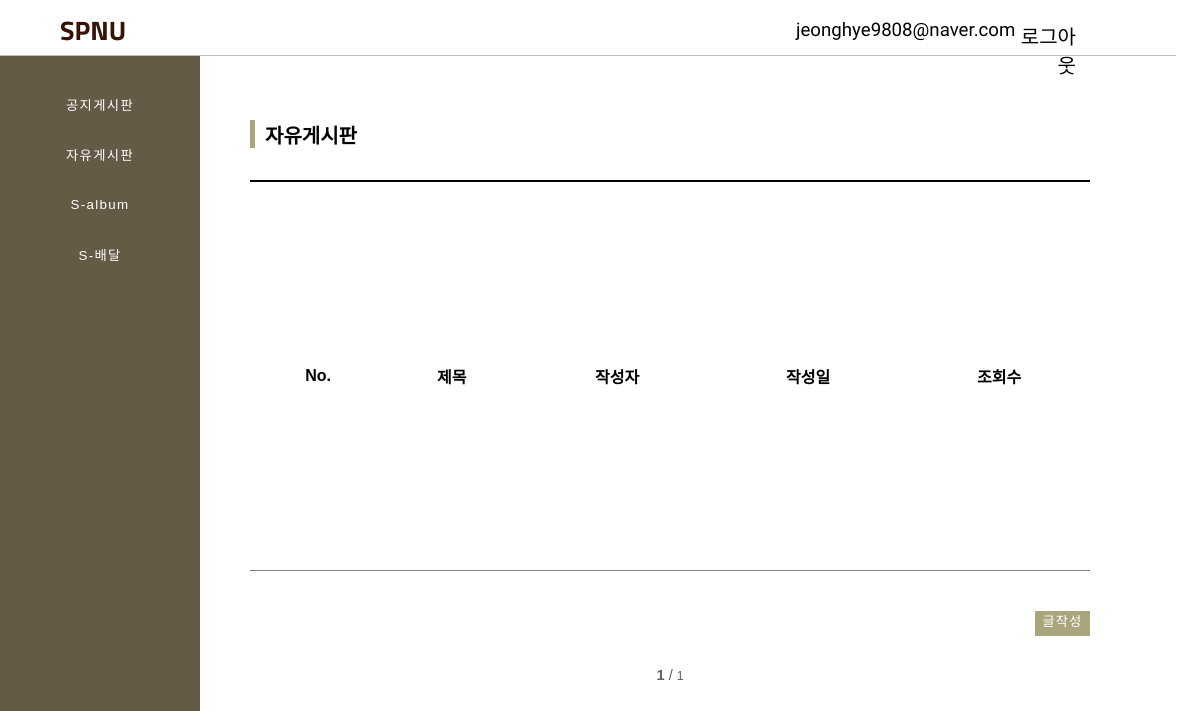
/free/ (signed in), run on an earlier commit of the app's database.
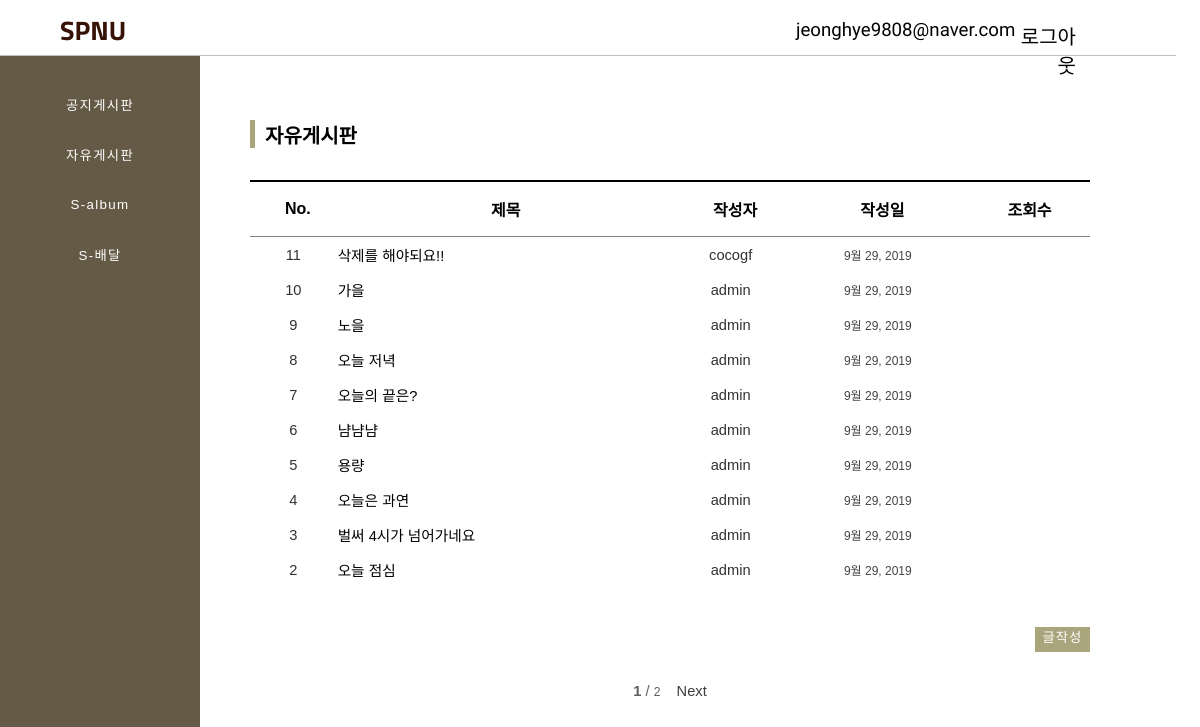
And on a later commit of the database.
### board/models.py (models this page shows, shortened)
class FreeBoard(models.Model, HitCountMixin):
    title = models.CharField(max_length=100)
    author = models.ForeignKey(settings.AUTH_USER_MODEL, default=1,on_delete=models.CASCADE) # 유저 지워지면 다 지워지게
    text = RichTextUploadingField()
    created_date = models.DateField(auto_now_add=True)
    hits =  models.PositiveIntegerField(default = 0) #조회수
    hitcount = GenericRelation(HitCount, object_id_field='object_pk',related_query_name='hit_count_generic_relation')

### board/views.py (the view)
# urls.py: path('free/', free , name='free'),
def free(request):
    free = FreeBoard.objects.all().order_by('-id')
    paginator = Paginator(free , 10) #10페이지씩 자르기
    page = request.GET.get('page')
    posts = paginator.get_page(page) #request된 페이지를 담는다
    return render(request, 'free.html' , {'frees' : free , 'free_posts' : posts})

### board/templates/free.html (shortened to what this page needs)
{% extends 'base.html' %}
{% block contents %}
{% load staticfiles %}
{% load hitcount_tags %}
<div class="board-Top">
    <div class="PageName">자유게시판</div>
</div>
<div class="board-content">
    <table>
        <thead>
        <tr>
            <th>No.</th>
            <th>제목</th>
            <th>작성자</th>
            <th>작성일</th>
            <th>조회수</th>
        </tr>
        </thead>
        {% for free in free_posts %}
        <tbody>
        <tr>
            <td class="table-number">{{free.id}}</td>
            <td class="table-title"><a href="{%url 'free_detail' free.id%}">{{free.title}}</a></td>
            <td class="table-author">{{free.author}}</td>
            <td class="table-date">{{free.created_date}}</td>
            <td class="table-hits">{% get_hit_count for free %}</td>
        </tr>
        </tbody>
        {% endfor %}
    </table>
        {%if user.is_authenticated %}
            <div class="TextPlusBtn">
            <a href="{% url 'free_post'%}">글작성
            </a>
            </div>
        {% endif %}
    <div class="Pagenation">
        <br>
        <b>{{free_posts.number}}</b>
        <span>/</span>
        <small>{{free_posts.paginator.num_pages}}</small>
        {% if free_posts.has_next %}
        <a class="goNextPage" href="?page={{free_posts.next_page_number}}">Next</a>
        {% endif %}
    </div>
</div>
{% endblock contents %}

What changed in the data, as far as the page shows it:
added FreeBoard: id "11", title "삭제를 해야되요!!", author "cocogf", created_date "9월 29, 2019"
added FreeBoard: id "10", title "가을", author "admin", created_date "9월 29, 2019"
added FreeBoard: id "9", title "노을", author "admin", created_date "9월 29, 2019"
added FreeBoard: id "8", title "오늘 저녁", author "admin", created_date "9월 29, 2019"
added FreeBoard: id "7", title "오늘의 끝은?", author "admin", created_date "9월 29, 2019"
added FreeBoard: id "6", title "냠냠냠", author "admin", created_date "9월 29, 2019"
added FreeBoard: id "5", title "용량", author "admin", created_date "9월 29, 2019"
added FreeBoard: id "4", title "오늘은 과연", author "admin", created_date "9월 29, 2019"
added FreeBoard: id "3", title "벌써 4시가 넘어가네요", author "admin", created_date "9월 29, 2019"
added FreeBoard: id "2", title "오늘 점심", author "admin", created_date "9월 29, 2019"
Also different on the page:
{{ free_posts.paginator.num_pages }}: "1" → "2"
text now shown: "Next"
